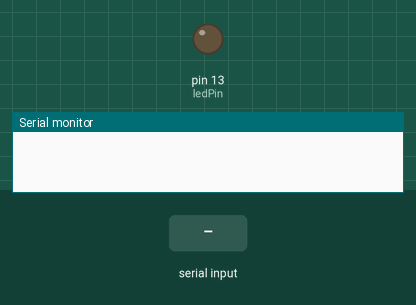
This sketch was run on a simulated Arduino Uno, built with avr-gcc and run on an emulated ATmega328P. Shown: output pins drawn as LEDs (lit = HIGH), the last lines printed to the serial monitor. Inputs (shaded band) come from the test bench.

Above: at 1.2 s.
1.3 s: "1" received over the second serial link
At 2.4 s:
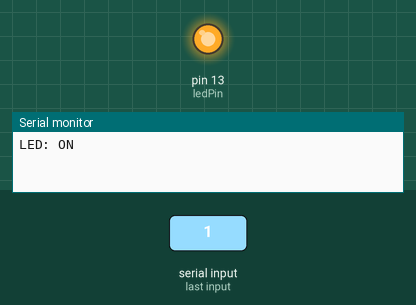
2.8 s: "0" received over the second serial link
At 3.5 s:
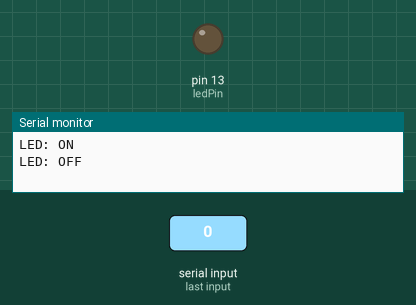
Timing chart, 0 to 5.8 s (numbered marks = the images above; inputs shaded):
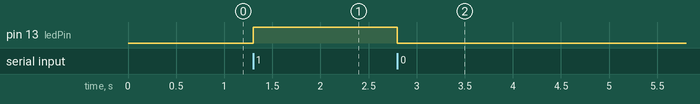

Measured:
- after the input at 1.3 s, pin 13 (ledPin): LOW → HIGH at once
- after the input at 2.8 s, pin 13 (ledPin): HIGH → LOW at once

The sketch:

arduino_bluetooth_test.ino
```cpp
#include <SoftwareSerial.h>
SoftwareSerial bluetooth_serial(4, 5);

#define ledPin 13
int state = 0;
long tick = 0;
void setup() {
  pinMode(ledPin, OUTPUT);
  digitalWrite(ledPin, LOW);
  Serial.begin(9600);
  bluetooth_serial.begin(9600); // Default communication rate of the Bluetooth module
}
void loop()
{
  if(millis() - tick >1000)
  {
    bluetooth_serial.println(millis());
    tick = millis();
  }
  if (bluetooth_serial.available() > 0) { // Checks whether data is comming from the serial port
    state = bluetooth_serial.read(); // Reads the data from the serial port
  }
  if (state == '0') {
    digitalWrite(ledPin, LOW); // Turn LED OFF
    Serial.println("LED: OFF"); // Send back, to the phone, the String "LED: ON"
    state = 0;
  }
  else if (state == '1') {
    digitalWrite(ledPin, HIGH);
    Serial.println("LED: ON");;
    state = 0;
  }
}
```
